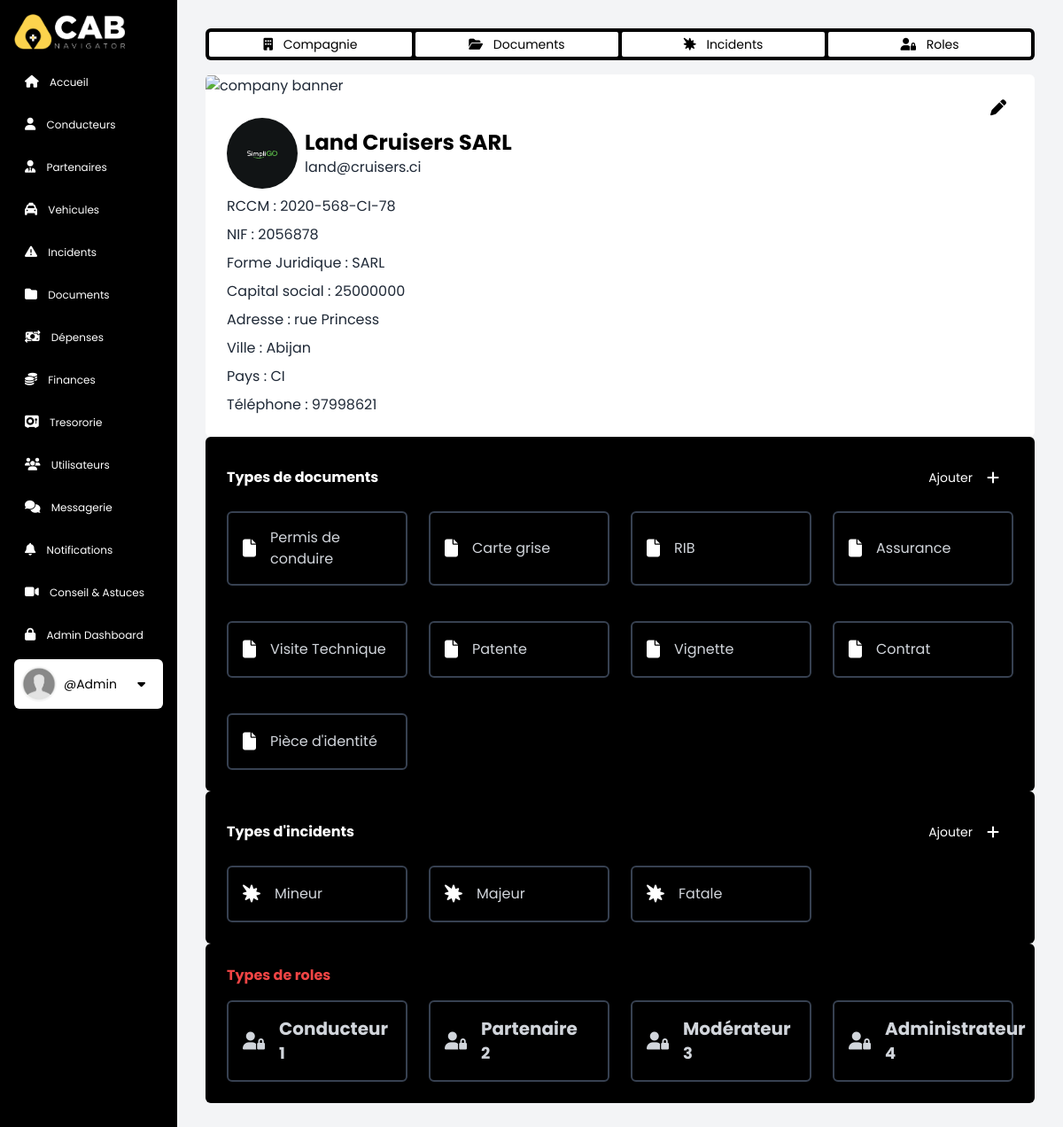
Page /parameters/ (signed in) on the committed database.
### accounts/models.py (models this page shows, shortened)
class CustomUser(AbstractBaseUser, PermissionsMixin):
    pass
    email = models.EmailField(db_index=True, unique=True, max_length=255)
    username = models.CharField(
        max_length=255, unique=True,  blank=True, null=True)
    first_name = models.CharField(max_length=255)
    last_name = models.CharField(max_length=255)
    phone = models.CharField(max_length=255, blank=True, null=True)
    role = models.ForeignKey(
        Role, on_delete=models.SET_NULL, blank=True, null=True,)
    is_active = models.BooleanField(default=True)
    is_staff = models.BooleanField(default=False)
    is_superuser = models.BooleanField(default=False)
    objects = CustomUserManager()
    USERNAME_FIELD = 'email'
    REQUIRED_FIELDS = []

class Role(models.Model):
    name = models.CharField(db_index=True, unique=True, max_length=255)
    sec_level = models.IntegerField(default='0')

### base/models.py (models this page shows, shortened)
class Company(models.Model):
    name = models.CharField(max_length=255, default='')
    reg_number = models.CharField(max_length=255, default='')
    fiscal_id = models.CharField(max_length=255, default='')
    legal_status = models.CharField(
        max_length=50, default='', choices=legal_statuses)
    social_capital = models.CharField(max_length=255, default='')
    address = models.CharField(max_length=255, default='')
    city = models.CharField(max_length=255, default='')
    country = CountryField(blank_label="", blank=True, null=True)
    phone = models.CharField(max_length=255, default='')
    email = models.EmailField(max_length=255, default='')
    logo = models.ImageField(upload_to='company/logos', blank=True, null=True)
    banner = models.ImageField(
        upload_to='company/banners', blank=True, null=True)

class DocumentType(models.Model):
    name = models.CharField(max_length=255, default='',)
    description = models.TextField(blank=True, null=True, default='',)

class IncidentType(models.Model):
    name = models.CharField(max_length=255, default='',)
    description = models.TextField(blank=True, null=True, default='',)

### base/views.py (the view)
# urls.py: path('parameters/', parameters, name='parameters'),
@login_required(login_url='login')
def parameters(req):
    user = req.user
    if user.role.sec_level < 3:
        return redirect(req.META.get('HTTP_REFERER', '/'))
    doc_types = DocumentType.objects.all()
    incid_types = IncidentType.objects.all()
    company = Company.objects.first()
    roles = Role.objects.all()
    context = {
        "parameters_page": "active",
        "title": 'parameters',
        "doc_types": doc_types,
        "incid_types": incid_types,
        "company": company,
        "roles": roles
    }
    return render(req, 'parameters/index.html', context)

### base/templates/parameters/index.html
{% extends 'main.html' %} {% load static %} {% block content %}
<nav
  class="customtab mx-auto mb-4 p-1 bg-black rounded-md flex justify-between gap-1 w-full text-sm"
>
  <button
    class="tablinks py-1 bg-white hover:bg-black text-black hover:text-white rounded-sm w-full"
    onclick="openTab(event, 'company')"
    id="defaultOpen"
  >
    <i class="fa-solid fa-building lg:mr-2"></i>
    <span class="hidden lg:inline">Compagnie</span>
  </button>
  <button
    class="tablinks py-1 bg-white hover:bg-black text-black hover:text-white rounded-sm w-full"
    onclick="openTab(event, 'documents')"
  >
    <i class="fa-solid fa-folder-open lg:mr-2"></i>
    <span class="hidden lg:inline">Documents</span>
  </button>
  <button
    class="tablinks py-1 bg-white hover:bg-black text-black hover:text-white rounded-sm w-full"
    onclick="openTab(event, 'incidents')"
  >
    <i class="fa-solid fa-burst lg:mr-2"></i>
    <span class="hidden lg:inline">Incidents</span>
  </button>
  <button
    class="tablinks py-1 bg-white hover:bg-black text-black hover:text-white rounded-sm w-full"
    onclick="openTab(event, 'roles')"
  >
    <i class="fa-solid fa-user-lock lg:mr-2"></i>
    <span class="hidden lg:inline">Roles</span>
  </button>
</nav>
<section
  id="company"
  class="tabcontent w-full bg-white text-gray-800 rounded-md overflow-hidden"
>
  {% if not company and user.role.sec_level >= 4 and not company %}
  <div class="flex justify-between items-center p-6">
    <h3 class="font-bold text-black">Compagnie</h3>
    <a
      href="{% url 'create_company' %}"
      class="px-4 py-3 text-black hover:bg-green-500 hover:text-black rounded-md flex justify-between items-center transition duration-300 ease-in-out"
      ><span class="hidden md:inline">Creer une company</span
      ><i class="fa-solid fa-plus md:ml-4"></i
    ></a>
  </div>
  {% else %}
  <div class="relative">
    <img
      class="md:inline h-80 w-full object-cover"
      src="{% static 'imgs/office.jpg' %}"
      alt="company banner"
    />
    <a
      href="{% url 'edit_company' company.id %}"
      class="absolute top-4 right-4 px-4 py-2 text-black bg-white hover:bg-green-500 text-black rounded-md transition duration-300 ease-in-out"
      ><i class="fa-solid fa-pen text-lg"></i
    ></a>
    <div class="gap-4 p-6">
      <div class="mb-2 flex gap-2 items-center">
        <img
          class="rounded-full w-20 h-20 object-cover"
          src="{% static 'imgs/comp_logo.png' %}"
          alt="company logo"
        />
        <div>
          <h3 class="font-bold text-black text-2xl">
            {{company.name}} {{company.legal_status}}
          </h3>
          <p>{{company.email}}</p>
        </div>
      </div>
      <div class="flex flex-col gap-2">
        <p>RCCM : {{company.reg_number}}</p>
        <p>NIF : {{company.fiscal_id}}</p>
        <p>Forme Juridique : {{company.legal_status}}</p>
        <p>Capital social : {{company.social_capital}}</p>
        <p>Adresse : {{company.address}}</p>
        <p>Ville : {{company.city}}</p>
        <p>Pays : {{company.country}}</p>
        <p>Téléphone : {{company.phone}}</p>
      </div>
    </div>
  </div>
  {% endif %}
</section>
<section
  id="documents"
  class="tabcontent w-full bg-black text-gray-300 p-6 rounded-md overflow-hidden"
>
  <div class="flex justify-between items-center">
    <h3 class="font-bold text-white">Types de documents</h3>
    {% if user.role.sec_level >= 3 %}
    <a
      href="{% url 'create_doc_type' %}"
      class="px-4 py-3 text-white hover:bg-amber-300 hover:text-black rounded-md flex justify-between items-center transition duration-300 ease-in-out"
      ><span class="hidden md:inline text-sm">Ajouter</span
      ><i class="fa-solid fa-plus md:ml-4"></i
    ></a>
    {% endif %}
  </div>
  <div class="md:grid grid-cols-2 gap-6 lg:grid-cols-4 xl:grid-cols-6">
    {% for obj in doc_types %}
    <a
      href="{% url 'edit_doc_type' obj.id %}"
      class="p-4 mt-4 w-full border-2 border-gray-700 hover:border-amber-300 mx-auto flex items-center gap-4 rounded-md group transition duration-300 ease-in-out"
    >
      <i
        class="fa-solid fa-file text-xl text-white group-hover:text-amber-300 transition duration-300 ease-in-out"
      ></i>
      <p>{{obj.name}}</p>
    </a>
    {% endfor %}
  </div>
</section>
<section
  id="incidents"
  class="tabcontent w-full bg-black text-gray-300 p-6 rounded-md overflow-hidden"
>
  <div class="flex justify-between items-center">
    <h3 class="font-bold text-white">Types d'incidents</h3>
    {% if user.role.sec_level >= 3 %}
    <a
      href="{% url 'create_incident_type' %}"
      class="px-4 py-3 text-white hover:bg-amber-300 hover:text-black rounded-md flex justify-between items-center transition duration-300 ease-in-out"
      ><span class="hidden md:inline text-sm">Ajouter</span
      ><i class="fa-solid fa-plus md:ml-4"></i
    ></a>
    {% endif %}
  </div>
  <div class="md:grid grid-cols-2 gap-6 lg:grid-cols-4 xl:grid-cols-6">
    {% for obj in incid_types %}
    <a
      href="{% url 'edit_incident_type' obj.id %}"
      class="p-4 mt-4 w-full border-2 border-gray-700 hover:border-amber-300 mx-auto flex items-center gap-4 rounded-md group transition duration-300 ease-in-out"
    >
      <i
        class="fa-solid fa-burst text-xl text-white group-hover:text-amber-300 transition duration-300 ease-in-out"
      ></i>
      <p>{{obj.name}}</p>
    </a>
    {% endfor %}
  </div>
</section>
<section
  id="roles"
  class="tabcontent w-full bg-black text-gray-300 p-6 rounded-md overflow-hidden"
>
  <h3 class="font-bold text-red-500">Types de roles</h3>
  <div class="md:grid grid-cols-2 gap-6 lg:grid-cols-4 xl:grid-cols-4">
    {% for obj in roles %}
    <div
      class="p-4 mt-4 w-full border-2 border-gray-700 hover:border-red-500 mx-auto flex items-center gap-4 rounded-md group transition duration-300 ease-in-out"
    >
      <i class="fa-solid fa-user-lock text-xl group-hover:text-red-500"></i>
      <div
        class="flex flex-col group-hover:text-red-500 transition duration-300 ease-in-out"
      >
        <h3 class="text-xl font-bold">{{obj.name}}</h3>
        <span class="font-bold text-lg">{{obj.sec_level}}</span>
      </div>
    </div>
    {% endfor %}
  </div>
</section>
{% endblock %}

### templates/sidebar.html (shortened to what this page needs)
{% load static %}
<div
  class="bg-black text-white w-[60px] md:w-20 p-2 md:p-4 lg:w-[200px] xl:w-[300px] h-screen fixed overflow-y-auto"
>
  <a class="lg: mb-4 flex items-center" href="{% url 'home' %}">
    <img
      class="hidden lg:inline lg:h-10 mx-auto lg:mx-0 lg:mr-2"
      src="{% static 'imgs/logo-w.png' %}"
      alt="logo"
    />
  </a>
  <ul class="flex flex-col mx-auto items-center lg:items-start">
    <a
      class="mb-2 lg:px-3 py-2 text-center lg:text-left rounded-md hover:bg-white hover:text-black transition ease-in duration-200 w-full {{home_page}}"
      href="{% url 'home' %}"
    >
      <i class="fa-solid fa-house text-sm lg:mr-2"></i>
      <span class="hidden lg:inline lg:text-xs xl:text-base">Accueil </span>
    </a>
    {% if user.role.sec_level >= 3 %}
    <a
      class="mb-2 lg:px-3 py-2 text-center lg:text-left rounded-md hover:bg-white hover:text-black transition ease-in duration-200 w-full {{drivers_page}}"
      href="{% url 'drivers' %}"
    >
      <i class="fa-solid fa-user text-sm lg:mr-2"></i>
      <span class="hidden lg:inline lg:text-xs xl:text-base">Conducteurs </span>
    </a>
    <a
      class="mb-2 lg:px-3 py-2 text-center lg:text-left rounded-md hover:bg-white hover:text-black transition ease-in duration-200 w-full {{partners_page}}"
      href="{% url 'partners' %}"
    >
      <i class="fa-solid fa-user-tie text-sm lg:mr-2"></i>
      <span class="hidden lg:inline lg:text-xs xl:text-base">Partenaires </span>
    </a>
    <a
      class="mb-2 lg:px-3 py-2 text-center lg:text-left rounded-md hover:bg-white hover:text-black transition ease-in duration-200 w-full {{vehicles_page}}"
      href="{% url 'vehicles' %}"
    >
      <i class="fa-solid fa-taxi text-sm lg:mr-2"></i>
      <span class="hidden lg:inline lg:text-xs xl:text-base">Vehicules</span>
    </a>
    {% endif %}
    <a
      class="mb-2 lg:px-3 py-2 text-center lg:text-left rounded-md hover:bg-white hover:text-black transition ease-in duration-200 w-full {{incidents_page}}"
      href="{% url 'incidents' %}"
    >
      <i class="fa-solid fa-triangle-exclamation text-sm lg:mr-2"></i>
      <span class="hidden lg:inline lg:text-xs xl:text-base">Incidents </span>
    </a>
    {% if user.role.sec_level >= 3 %}
    <a
      class="mb-2 lg:px-3 py-2 text-center lg:text-left rounded-md hover:bg-white hover:text-black transition ease-in duration-200 w-full {{documents_page}}"
      href="{% url 'documents' %}"
    >
      <i class="fa-solid fa-folder text-sm lg:mr-2"></i>
      <span class="hidden lg:inline lg:text-xs xl:text-base"> Documents </span>
    </a>
    <a
      class="mb-2 lg:px-3 py-2 text-center lg:text-left rounded-md hover:bg-white hover:text-black transition ease-in duration-200 w-full {{expenses_page}}"
      href="{% url 'expenses' %}"
    >
      <i class="fa-solid fa-money-bill-transfer text-sm lg:mr-2"></i>
      <span class="hidden lg:inline lg:text-xs xl:text-base"> Dépenses </span>
    </a>
    {% endif %}
    <a
      class="mb-2 lg:px-3 py-2 text-center lg:text-left rounded-md hover:bg-white hover:text-black transition ease-in duration-200 w-full  {{finance_page}}"
      href="{% url 'finances' %}"
    >
      <i class="fa-solid fa-coins lg:text-sm lg:mr-2"></i>
      <span class="hidden lg:inline lg:text-xs xl:text-base"> Finances </span>
    </a>
    {% if user.role.sec_level >= 3 %}
    <a
      class="mb-2 lg:px-3 py-2 text-center lg:text-left rounded-md hover:bg-white hover:text-black transition ease-in duration-200 w-full  {{vaults_page}}"
      href="{% url 'vaults' %}"
      ><i class="fa-solid fa-vault text-sm lg:mr-2"></i>
      <span class="hidden lg:inline lg:text-xs xl:text-base"> Tresororie </span>
    </a>
    <a
      class="mb-2 lg:px-3 py-2 text-center lg:text-left rounded-md hover:bg-white hover:text-black transition ease-in duration-200 w-full  {{users_page}}"
      href="{% url 'users' %}"
      ><i class="fa-solid fa-users text-sm lg:mr-2"></i>
      <span class="hidden lg:inline lg:text-xs xl:text-base">
        Utilisateurs
      </span>
    </a>
    {% endif %}
    <a
      class="mb-2 lg:px-3 py-2 text-center lg:text-left rounded-md hover:bg-white hover:text-black transition ease-in duration-200 w-full {{chats_page}}"
      href="{% url 'chats' %}"
    >
      <i class="fa-solid fa-comments text-sm lg:mr-2"></i>
      <span class="hidden lg:inline lg:text-xs xl:text-base"> Messagerie </span>
    </a>
    <a
      class="relative mb-2 lg:px-3 py-2 text-center lg:text-left rounded-md hover:bg-white hover:text-black transition ease-in duration-200 w-full {{notifications_page}}"
      href="{% url 'notifications' %}"
    >
      <i class="text-sm fa-solid fa-bell text-sm lg:mr-2"></i>
      <span class="hidden lg:inline lg:text-xs xl:text-base">
        Notifications
      </span>
    </a>
    <a
      class="mb-2 lg:px-3 py-2 text-center lg:text-left rounded-md hover:bg-white hover:text-black transition ease-in duration-200 w-full {{tips_page}}"
      href="{% url 'tips' %}"
    >
      <i class="fa-solid fa-video text-sm lg:mr-2"></i>
      <span class="hidden lg:inline lg:text-xs xl:text-base">
        Conseil & Astuces
      </span>
    </a>
    {% if user.is_superuser %}
    <a
     target="_blank"
      class="mb-2 lg:px-3 py-2 text-center lg:text-left rounded-md hover:bg-white hover:text-black transition ease-in duration-200 w-full"
      href="{% url 'admin:index' %}"
      ><i class="fa-solid fa-lock text-sm lg:mr-2"></i>
      <span class="hidden lg:inline lg:text-xs xl:text-base">
        Admin Dashboard
      </span>
    </a>
    {% endif %}
    <div
      class="px-1 py-2 lg:p-2 bg-white flex flex-col lg:flex-row items-center gap-1 lg:gap-2 mb-2 sm:text-sm lg:text-md rounded-md cursor-pointer w-full"
    >
      {% if not user.image %}
      <img
        class="hidden lg:inline h-10 w-10 rounded-full object-cover"
        src="{% static 'imgs/anon.png' %}"
        alt="user image"
      />
      {% else %}
      <img
        class="hidden lg:block h-10 w-10 rounded-full object-cover"
        src="{{user.image.url}}"
        alt="user image"
      />
      {% endif %}
      <div class="hidden lg:block w-full">
        <p class="text-black">@{{user.username}}</p>
      </div>
      <div class="relative">
        <button
          type="button"
          class=""
          name="dropdownBtn"
          id="dropdownBtn"
          aria-expanded="false"
          aria-haspopup="true"
          onclick="toggleDropdown(this)"
        >
          <i
            class="fa-sharp fa-solid fa-caret-down text-black bg-white hover:bg-gray-200 py-2 px-3 rounded-md"
          ></i>
        </button>
      </div>
    </div>
  </ul>
</div>

### static/styles.css (style rules this page uses)
html { scroll-behavior: smooth; box-sizing: border-box; }
.tabcontent, .minitabcontent { height: inherit; animation: fadeEffect 1s; }

### templates/main.html (style rules this page uses)
body { font-family: "Poppins", sans-serif; }

### rows in the picture
CustomUser: username "Admin"
Company: name "Land Cruisers", legal_status "SARL", email "land@cruisers.ci", reg_number "2020-568-CI-78", fiscal_id "2056878", social_capital "25000000", address "rue Princess", city "Abijan", country "CI", phone "97998621"
DocumentType: name "Permis de conduire"
DocumentType: name "Carte grise"
DocumentType: name "RIB"
DocumentType: name "Assurance"
DocumentType: name "Visite Technique"
DocumentType: name "Patente"
DocumentType: name "Vignette"
DocumentType: name "Contrat"
DocumentType: name "Pièce d'identité"
IncidentType: name "Mineur"
IncidentType: name "Majeur"
IncidentType: name "Fatale"
Role: name "Conducteur", sec_level "1"
Role: name "Partenaire", sec_level "2"
Role: name "Modérateur", sec_level "3"
Role: name "Administrateur", sec_level "4"
